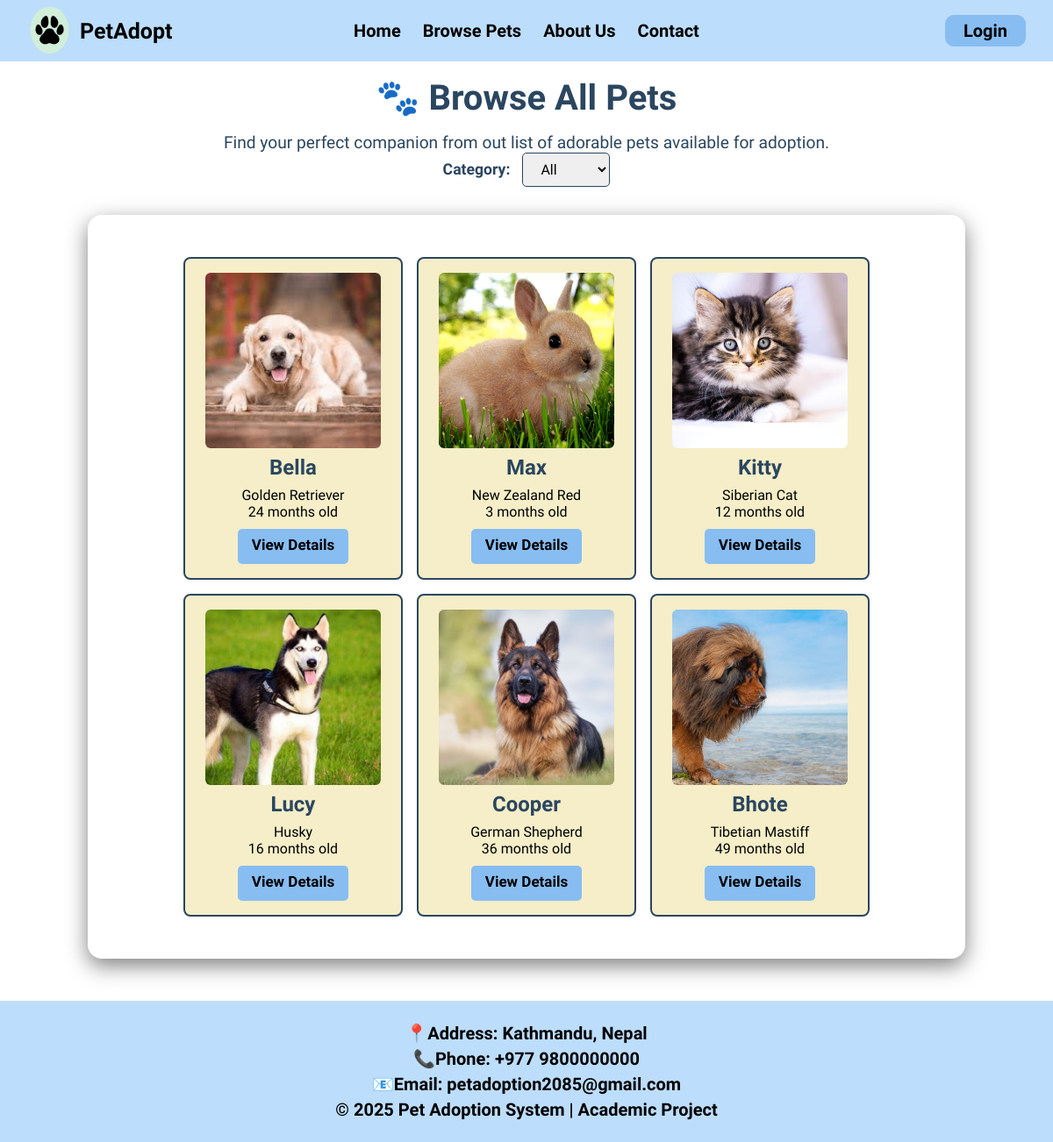
/browsePets.php, run on the app's committed database.
### tables this page shows
CREATE TABLE `pets` (
  `id` int(11) NOT NULL AUTO_INCREMENT,
  `name` varchar(255) NOT NULL,
  `age` int(11) NOT NULL,
  `gender` enum('Male','Female') NOT NULL,
  `breed` varchar(255) NOT NULL,
  `price` varchar(255) NOT NULL,
  `status` enum('available','adopted') NOT NULL DEFAULT 'available',
  `image` varchar(255) NOT NULL,
  `category` enum('dog','cat','rabbit') NOT NULL,
  `description` text NOT NULL,
  `weight` varchar(10) DEFAULT NULL,
  PRIMARY KEY (`id`)
);

### browsePets.php (the view, shortened to what this page needs)
<?php
include("navbar.php");
$status = "available";
if (isset($_GET['category']) && !empty($_GET['category'])) {
    $category = $_GET['category'];
    $stmt = $con->prepare("SELECT * FROM pets WHERE status = ? AND category = ?");
    $stmt->bind_param("ss", $status, $category);
} else {
    $stmt = $con->prepare("SELECT * FROM pets WHERE status = ?");
    $stmt->bind_param("s", $status);
}
$stmt->execute();
$pets_result = $stmt->get_result();
?>
<html>
<head>
    <link rel="stylesheet" href="assets/css/style.css" >
    <link rel="stylesheet" href="https://cdnjs.cloudflare.com/ajax/libs/font-awesome/6.5.0/css/all.min.css">
</head>
<body>
    <div class="browse-container">
        <div class="browse-header">
            <h1>🐾 Browse All Pets</h1>
            <p>Find your perfect companion from out list of adorable pets available for adoption.</p>
            <form method="GET" action="browsePets.php" class="category-form">
                <label for="category" style="font-size:1.1rem; font-weight:bold; color:#2b4660;">Category:</label>
                <select name="category" id="category" onchange="this.form.submit()">
                    <option value="">All</option>
                </select>
            </form>
        </div>
        <div class="pet-grid">
            <?php if ($pets_result && mysqli_num_rows($pets_result) > 0): ?>
                <?php while ($pet = mysqli_fetch_assoc($pets_result)): ?>
                    <div class="pet-card">
                        <img src="assets/images/<?php echo $pet['image'] ?? 'default_pet.jpg'; ?>" alt="<?php echo htmlspecialchars($pet['name']); ?>">
                        <h2><?php echo htmlspecialchars($pet['name']); ?></h2>
                        <p><?php echo htmlspecialchars($pet['breed']); ?></p>
                        <p><?php echo $pet['age']; ?> months old</p>
                        <a href="pet-details.php?id=<?php echo $pet['id']; ?>" class="adopt-btn"> View Details</a>
                    </div>
                <?php endwhile; ?>
            <?php else: ?>
                <h2 style="color:red; text-align:center;">No pets available at the moment 😿</h2>
            <?php endif; ?>
        </div>
    </div>
</body>
</html>
<?php include("footer.php"); ?>

### assets/css/style.css (style rules this page uses)
* { margin: 0; padding: 0; box-sizing: border-box; font-family: "Agdasima", sans-serif; }
body { display: flex; flex-direction: column; }
a { text-decoration: none; }
.pet-grid { display: flex; justify-content: center; gap: 1rem; flex-wrap: wrap; border-radius: 16px; padding: 3rem 1.5rem; box-shadow: 0 8px 25px rgba(0, 0, 0, 0.5); }
.pet-card { background-color: #f5eec8; border: 2px solid #2b4660; border-radius: 8px; padding: 1rem; width: 250px; text-align: center; }
.pet-card img { width: 200px; height: 200px; object-fit: cover; border-radius: 6px; }
.pet-card h2 { color: #2b4660; margin: 0.5rem 0; }
.adopt-btn { text-decoration: none; background-color: #88bdf2; color: black; border: none; width: auto; padding: 0.5rem 1rem; border-radius: 5px; cursor: pointer; height: 40px; font-size: 17px; font-weight: bold; text-align: center; display: inline-block; margin-top: 10px; }
.browse-container { max-width: 1000px; margin: 5.5rem auto 0 auto; }
.browse-header { text-align: center; margin-bottom: 2rem; color: #2b4660; }
.browse-header h1 { font-size: 2.5rem; margin-bottom: 1rem; }
.browse-header p { font-size: 1.2rem; }
form { text-align: left; display: flex; flex-direction: column; gap: 0.5rem; }
label { font-size: 1.25rem; font-weight: bold; color: #2b4660; }
.category-form { margin-top: 1rem; display: inline; }
.category-form select { padding: 0.5rem 1rem; border-radius: 5px; border: 1px solid #2b4660; margin-left: 10px; font-size: 1rem; }

### data on the page
pets: image (picture), name "Bella", breed "Golden Retriever", age "24"
pets: image (picture), name "Max", breed "New Zealand Red", age "3"
pets: image (picture), name "Kitty", breed "Siberian Cat", age "12"
pets: image (picture), name "Lucy", breed "Husky", age "16"
pets: image (picture), name "Cooper", breed "German Shepherd", age "36"
pets: image (picture), name "Bhote", breed "Tibetian Mastiff", age "49"
